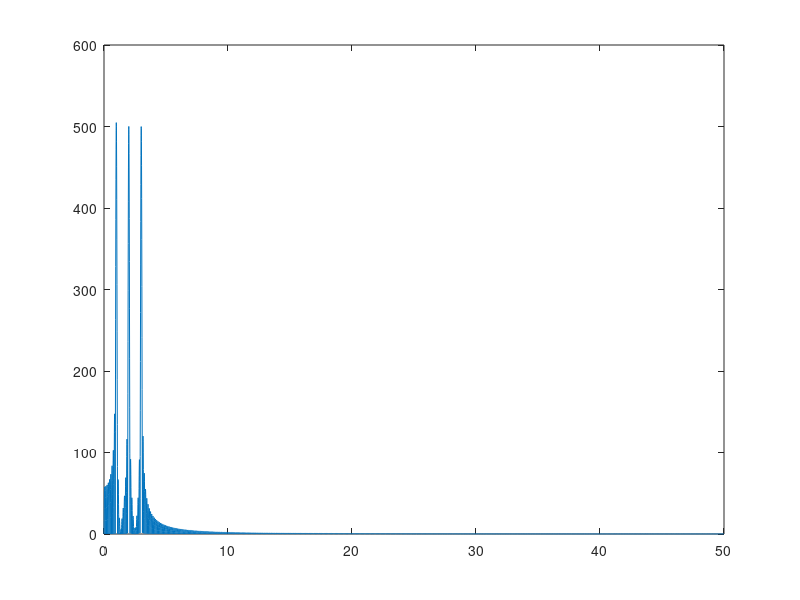

Reproduce this figure in MATLAB.
n=0:1000;
t=n./100;
f0=1/(t(2)-t(1));
y=sin(t.*(2*pi))+sin(t.*(4*pi))+sin(t.*(6*pi));

for i=(length(n)+1):(length(n)+10000)
    y(i)=0;
end
fft_y=fft(y);
fft_y=fft_y(1:floor(length(y)/2));

f=0:(length(y)/2-1);
f=f.*(f0/length(y));
plot(f,abs(fft_y));